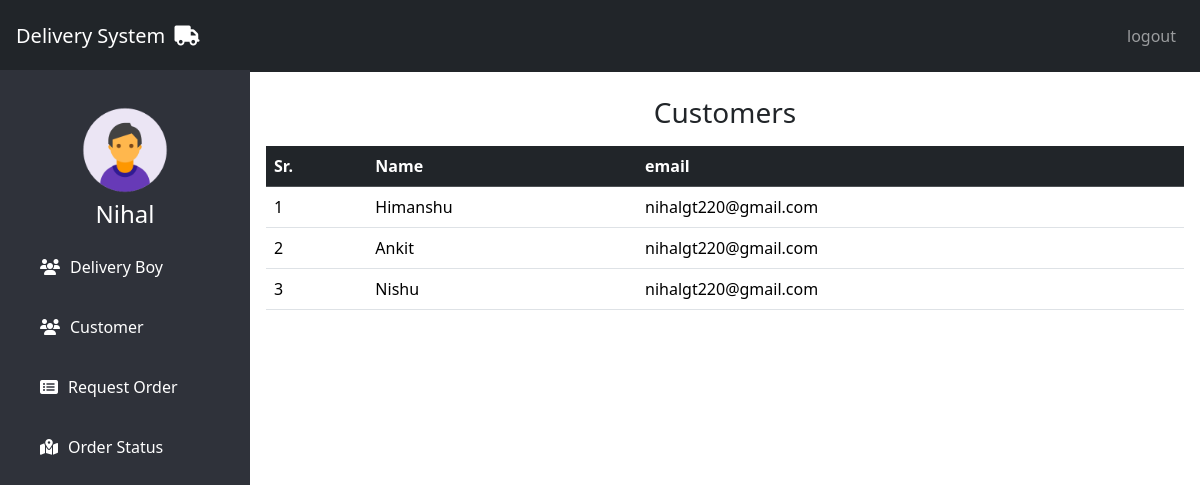
The page /customerlist/ (signed in) on the database its author committed.
### app/models.py (models this page shows, shortened)
class Customer(models.Model):
    name = models.CharField(max_length=200,unique=True)
    email = models.EmailField()
    password = models.CharField(max_length=200)
    address = models.CharField(max_length=200)

### app/views.py (the view)
# urls.py: path('customerlist/',customerlist,name='customerlist'),
def customerlist(request):
    obj = Customer.objects.all()
    return render(request,'customerlist.html',{'All':obj})

### templates/customerlist.html
{% extends "adminbase.html" %}
{% load static %}
{% block basecontent %}
<h3 class="text-center">Customers</h3>
<div class="m-3">
    <table class="table table-hover">
        <thead class="table-dark">
            <th>Sr.</th>
            <th>Name</th>
            <th>email</th>
        </thead>
        {% for p in All %}
        <tr>
            <td>{{forloop.counter}}</td>
            <td>{{p.name}}</td>
            <td>{{p.email}}</td>
        </tr>
        {% endfor %}
    </table>
</div>
{% endblock basecontent %}

### templates/adminbase.html (shortened to what this page needs)
{% load static %}
<!DOCTYPE html>
<html lang="en">
<head>
  <link href="{% static 'fontawesomefree/css/all.min.css' %}" rel="stylesheet" type="text/css">
  <link rel="stylesheet" href="{% static 'css/bootstrap.css' %}">
</head>
<body>
    <nav class="navbar navbar-expand-lg navbar-dark bg-dark d-flex justify-content-between p-3 position-fixed w-100">
      <div>
        <a class="navbar-brand" href="#">Delivery System <i class="fa-solid fa-truck p-1"></i></a>
      </div>
      <div >
        <ul class="navbar-nav">
          <li class="nav-item">
            <a class="nav-link btn btn-primary" href="{% url 'home' %}">logout</a>
          </li>
        </ul>
      </div>
    </nav>
  <div class="sidebar">
    <div class="text-center">
      <img src="{% static 'img/admin.png' %}" width="100px" class="profile_image" alt="admin">
      <h4 class="text-white">{{request.user}}</h4>
    </div>
 {% if request.user.is_superuser %}
 <a href="{% url 'employeelist' %}"><i class="fas fa-users"></i><span>Delivery Boy</span></a>
 <a href="{% url 'customerlist' %}"><i class="fas fa-users"></i><span>Customer</span></a>
 <a href="{% url 'order_create' %}"><i class="fas fa-list-alt"></i><span>Request Order</span></a>
 <a href="{% url 'delivery_status' %}"><i class="fa-solid fa-map-location-dot"></i><span>Order Status</span></a>
 {% else %}
 <a href="{% url 'delivery_status' %}"><i class="fas fa-list-alt"></i><span>Order request</span></a>
 {% endif %}
  </div>
  <div class="content">
    <br><br><br><br>
    {% block basecontent %}
    {% endblock basecontent %}
  </div>
</body>
</html>

### templates/adminbase.html (style rules this page uses)
.sidebar { background: #2f323a; margin-top: 70px; padding-top: 30px; position: fixed; left: 0; width: 250px; height: 100%; }
.sidebar a { color: #fff; display: block; width: 100%; line-height: 60px; text-decoration: none; padding-left: 40px; }
.sidebar i { padding-right: 10px; }
.content { margin-left: 250px; height: 100vh; }

### rows shown on the page
Customer: name "Himanshu", email "nihalgt220@gmail.com"
Customer: name "Ankit", email "nihalgt220@gmail.com"
Customer: name "Nishu", email "nihalgt220@gmail.com"

### other values the page prints
{{ request.user }} "Nihal"
